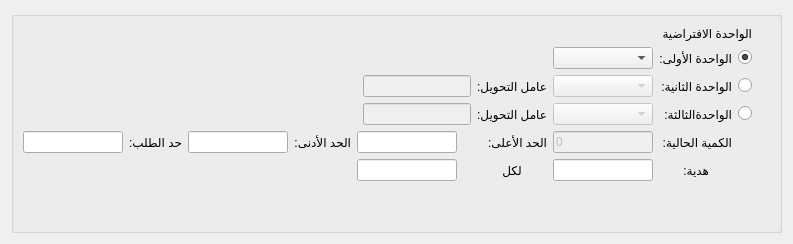
        <widget class="QWidget" name="tab">
         <attribute name="title">
          <string>الواحدات</string>
         </attribute>
         <layout class="QGridLayout" name="gridLayout_11">
          <item row="0" column="0">
           <widget class="QGroupBox" name="groupBox_4">
            <property name="maximumSize">
             <size>
              <width>16777215</width>
              <height>16777215</height>
             </size>
            </property>
            <property name="layoutDirection">
             <enum>Qt::LeftToRight</enum>
            </property>
            <property name="title">
             <string/>
            </property>
            <layout class="QGridLayout" name="gridLayout_6">
             <item row="0" column="9" colspan="2">
              <widget class="QLabel" name="label_16">
               <property name="text">
                <string>الواحدة الافتراضية</string>
               </property>
              </widget>
             </item>
             <item row="1" column="8">
              <widget class="QComboBox" name="unit1_combobox">
               <property name="minimumSize">
                <size>
                 <width>100</width>
                 <height>0</height>
                </size>
               </property>
              </widget>
             </item>
             <item row="1" column="9">
              <widget class="QLabel" name="label_12">
               <property name="text">
                <string>الواحدة الأولى:</string>
               </property>
              </widget>
             </item>
             <item row="1" column="10">
              <widget class="QRadioButton" name="unit1_default_radiobox">
               <property name="maximumSize">
                <size>
                 <width>15</width>
                 <height>16777215</height>
                </size>
               </property>
               <property name="text">
                <string/>
               </property>
               <property name="checked">
                <bool>true</bool>
               </property>
              </widget>
             </item>
             <item row="1" column="11">
              <spacer name="horizontalSpacer_3">
               <property name="orientation">
                <enum>Qt::Horizontal</enum>
               </property>
               <property name="sizeType">
                <enum>QSizePolicy::Fixed</enum>
               </property>
               <property name="sizeHint" stdset="0">
                <size>
                 <width>18</width>
                 <height>17</height>
                </size>
               </property>
              </spacer>
             </item>
             <item row="2" column="8">
              <widget class="QComboBox" name="unit2_combobox">
               <property name="enabled">
                <bool>false</bool>
               </property>
               <property name="minimumSize">
                <size>
                 <width>100</width>
                 <height>0</height>
                </size>
               </property>
              </widget>
             </item>
             <item row="2" column="9">
              <widget class="QLabel" name="label_11">
               <property name="text">
                <string>الواحدة الثانية:</string>
               </property>
              </widget>
             </item>
             <item row="2" column="10">
              <widget class="QRadioButton" name="unit2_default_radiobox">
               <property name="maximumSize">
                <size>
                 <width>15</width>
                 <height>16777215</height>
                </size>
               </property>
               <property name="text">
                <string/>
               </property>
              </widget>
             </item>
             <item row="2" column="11">
              <spacer name="horizontalSpacer_4">
               <property name="orientation">
                <enum>Qt::Horizontal</enum>
               </property>
               <property name="sizeType">
                <enum>QSizePolicy::Fixed</enum>
               </property>
               <property name="sizeHint" stdset="0">
                <size>
                 <width>15</width>
                 <height>14</height>
                </size>
               </property>
              </spacer>
             </item>
             <item row="3" column="8">
              <widget class="QComboBox" name="unit3_combobox">
               <property name="enabled">
                <bool>false</bool>
               </property>
               <property name="minimumSize">
                <size>
                 <width>100</width>
                 <height>0</height>
                </size>
               </property>
              </widget>
             </item>
             <item row="3" column="9">
              <widget class="QLabel" name="label_13">
               <property name="text">
                <string>الواحدةالثالثة:</string>
               </property>
              </widget>
             </item>
             <item row="3" column="10">
              <widget class="QRadioButton" name="unit3_default_radiobox">
               <property name="maximumSize">
                <size>
                 <width>15</width>
                 <height>16777215</height>
                </size>
               </property>
               <property name="text">
                <string/>
               </property>
              </widget>
             </item>
             <item row="3" column="11">
              <spacer name="horizontalSpacer_5">
               <property name="orientation">
                <enum>Qt::Horizontal</enum>
               </property>
               <property name="sizeType">
                <enum>QSizePolicy::Fixed</enum>
               </property>
               <property name="sizeHint" stdset="0">
                <size>
                 <width>15</width>
                 <height>14</height>
                </size>
               </property>
              </spacer>
             </item>
             <item row="4" column="0">
              <widget class="QLineEdit" name="request_limit_input">
               <property name="maximumSize">
                <size>
                 <width>100</width>
                 <height>16777215</height>
                </size>
               </property>
              </widget>
             </item>
             <item row="4" column="1">
              <widget class="QLabel" name="label_20">
               <property name="text">
                <string>حد الطلب:</string>
               </property>
              </widget>
             </item>
             <item row="4" column="2">
              <widget class="QLineEdit" name="min_quantity_input">
               <property name="maximumSize">
                <size>
                 <width>100</width>
                 <height>16777215</height>
                </size>
               </property>
              </widget>
             </item>
             <item row="4" column="3" colspan="2">
              <widget class="QLabel" name="label_19">
               <property name="text">
                <string>الحد الأدنى:</string>
               </property>
              </widget>
             </item>
             <item row="4" column="5" colspan="2">
              <widget class="QLineEdit" name="max_quantity_input">
               <property name="maximumSize">
                <size>
                 <width>100</width>
                 <height>16777215</height>
                </size>
               </property>
              </widget>
             </item>
             <item row="4" column="7">
              <widget class="QLabel" name="label_18">
               <property name="text">
                <string>الحد الأعلى:</string>
               </property>
              </widget>
             </item>
             <item row="4" column="8">
              <widget class="QLineEdit" name="current_quantity_input">
               <property name="enabled">
                <bool>false</bool>
               </property>
               <property name="minimumSize">
                <size>
                 <width>100</width>
                 <height>0</height>
                </size>
               </property>
               <property name="maximumSize">
                <size>
                 <width>100</width>
                 <height>16777215</height>
                </size>
               </property>
               <property name="text">
                <string>0</string>
               </property>
              </widget>
             </item>
             <item row="4" column="9">
              <widget class="QLabel" name="label_21">
               <property name="text">
                <string>الكمية الحالية:</string>
               </property>
              </widget>
             </item>
             <item row="5" column="5" colspan="2">
              <widget class="QLineEdit" name="gift_for_input">
               <property name="maximumSize">
                <size>
                 <width>100</width>
                 <height>16777215</height>
                </size>
               </property>
              </widget>
             </item>
             <item row="5" column="7">
              <widget class="QLabel" name="label_23">
               <property name="minimumSize">
                <size>
                 <width>50</width>
                 <height>0</height>
                </size>
               </property>
               <property name="maximumSize">
                <size>
                 <width>200</width>
                 <height>16777215</height>
                </size>
               </property>
               <property name="text">
                <string>لكل</string>
               </property>
               <property name="alignment">
                <set>Qt::AlignCenter</set>
               </property>
              </widget>
             </item>
             <item row="5" column="8">
              <widget class="QLineEdit" name="gift_input">
               <property name="minimumSize">
                <size>
                 <width>50</width>
                 <height>0</height>
                </size>
               </property>
               <property name="maximumSize">
                <size>
                 <width>100</width>
                 <height>16777215</height>
                </size>
               </property>
              </widget>
             </item>
             <item row="5" column="9">
              <widget class="QLabel" name="label_22">
               <property name="maximumSize">
                <size>
                 <width>50</width>
                 <height>16777215</height>
                </size>
               </property>
               <property name="text">
                <string>هدية:</string>
               </property>
              </widget>
             </item>
             <item row="6" column="6">
              <spacer name="verticalSpacer">
               <property name="orientation">
                <enum>Qt::Vertical</enum>
               </property>
               <property name="sizeHint" stdset="0">
                <size>
                 <width>20</width>
                 <height>40</height>
                </size>
               </property>
              </spacer>
             </item>
             <item row="2" column="7">
              <widget class="QLabel" name="label_14">
               <property name="text">
                <string>عامل التحويل:</string>
               </property>
              </widget>
             </item>
             <item row="3" column="7">
              <widget class="QLabel" name="label_15">
               <property name="text">
                <string>عامل التحويل:</string>
               </property>
              </widget>
             </item>
             <item row="2" column="6">
              <widget class="QLineEdit" name="unit2_to_unit1_convert">
               <property name="enabled">
                <bool>false</bool>
               </property>
              </widget>
             </item>
             <item row="3" column="6">
              <widget class="QLineEdit" name="unit3_to_unit1_convert">
               <property name="enabled">
                <bool>false</bool>
               </property>
              </widget>
             </item>
            </layout>
           </widget>
          </item>
         </layout>
        </widget>
